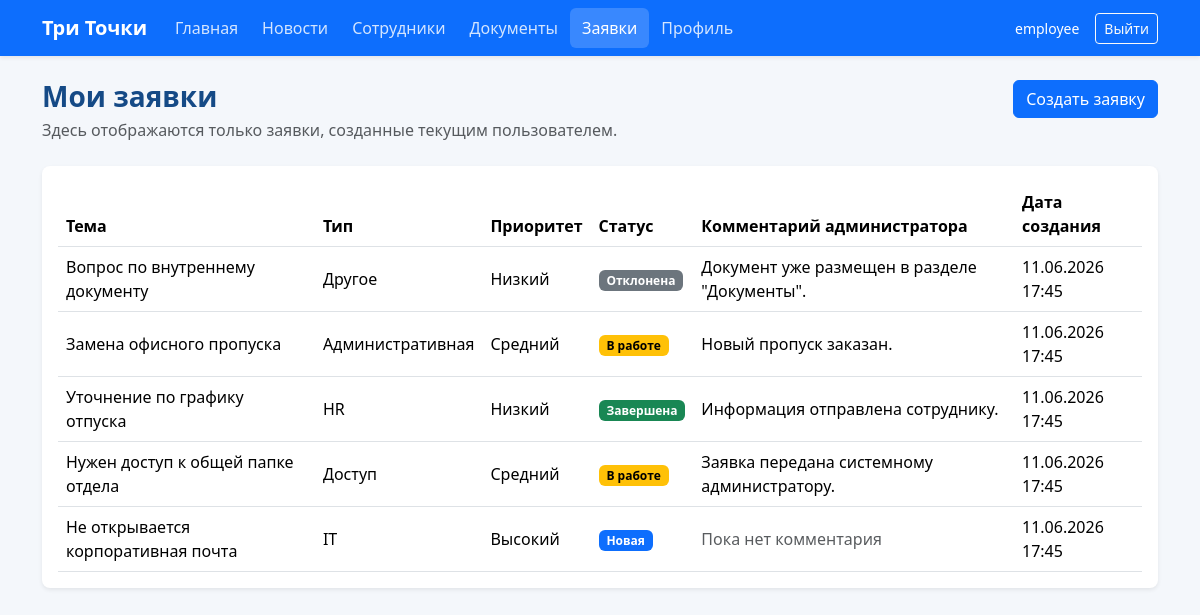
The app's page /tickets/ (signed in), older data.
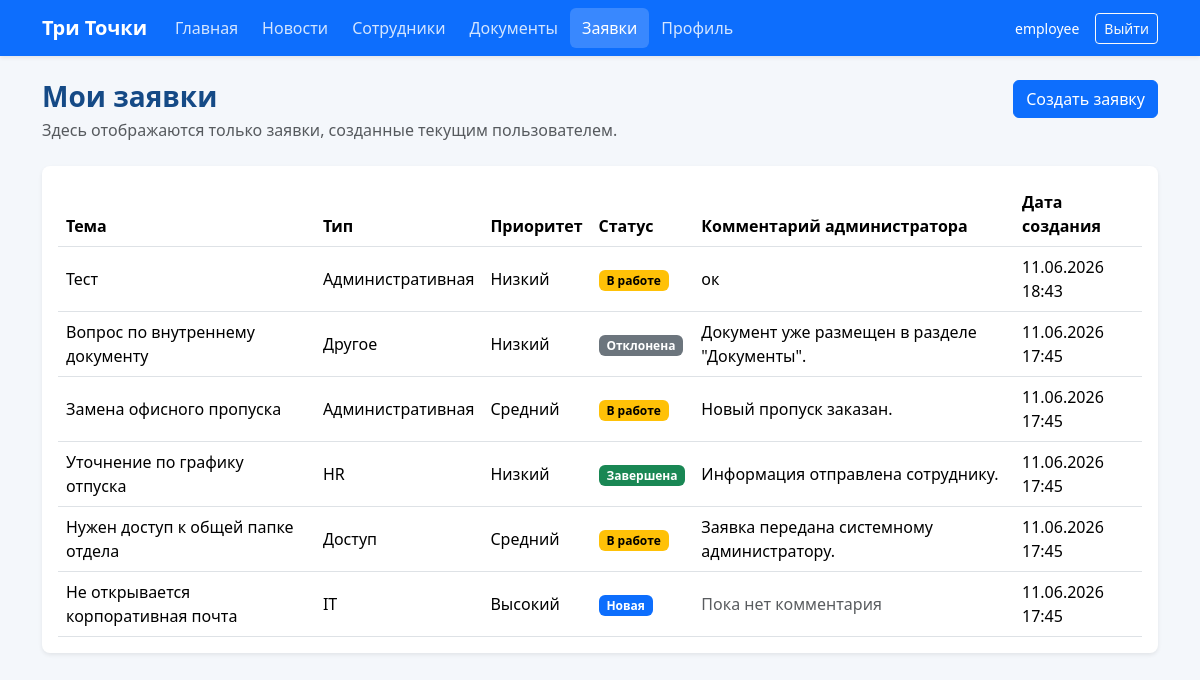
The same page, newer data.
### portal/models.py (models this page shows, shortened)
class Ticket(models.Model):
    TYPE_IT = 'it'
    TYPE_HR = 'hr'
    TYPE_ADMINISTRATIVE = 'administrative'
    TYPE_ACCESS = 'access'
    TYPE_OTHER = 'other'
    PRIORITY_LOW = 'low'
    PRIORITY_MEDIUM = 'medium'
    PRIORITY_HIGH = 'high'
    STATUS_NEW = 'new'
    STATUS_IN_PROGRESS = 'in_progress'
    STATUS_COMPLETED = 'completed'
    STATUS_REJECTED = 'rejected'
    TYPE_CHOICES = [
        (TYPE_IT, 'IT'),
        (TYPE_HR, 'HR'),
        (TYPE_ADMINISTRATIVE, 'Административная'),
        (TYPE_ACCESS, 'Доступ'),
        (TYPE_OTHER, 'Другое'),
    ]
    PRIORITY_CHOICES = [
        (PRIORITY_LOW, 'Низкий'),
        (PRIORITY_MEDIUM, 'Средний'),
        (PRIORITY_HIGH, 'Высокий'),
    ]
    STATUS_CHOICES = [
        (STATUS_NEW, 'Новая'),
        (STATUS_IN_PROGRESS, 'В работе'),
        (STATUS_COMPLETED, 'Завершена'),
        (STATUS_REJECTED, 'Отклонена'),
    ]
    author = models.ForeignKey(
        User,
        on_delete=models.CASCADE,
        related_name='tickets',
        verbose_name='Автор',
    )
    title = models.CharField('Тема заявки', max_length=200)
    description = models.TextField('Описание')
    ticket_type = models.CharField('Тип заявки', max_length=20, choices=TYPE_CHOICES)
    priority = models.CharField(
        'Приоритет',
        max_length=20,
        choices=PRIORITY_CHOICES,
        default=PRIORITY_MEDIUM,
    )
    status = models.CharField(
        'Статус',
        max_length=20,
        choices=STATUS_CHOICES,
        default=STATUS_NEW,
    )
    admin_comment = models.TextField('Комментарий администратора', blank=True)
    created_at = models.DateTimeField('Дата создания', auto_now_add=True)
    updated_at = models.DateTimeField('Дата обновления', auto_now=True)
    class Meta:
        verbose_name = 'Заявка'
        verbose_name_plural = 'Заявки'
        ordering = ['-created_at']
    def status_badge_class(self):
        classes = {
            self.STATUS_NEW: 'text-bg-primary',
            self.STATUS_IN_PROGRESS: 'text-bg-warning',
            self.STATUS_COMPLETED: 'text-bg-success',
            self.STATUS_REJECTED: 'text-bg-secondary',
        }
        return classes.get(self.status, 'text-bg-primary')

### portal/views.py (the view)
# urls.py: path('tickets/', views.tickets_list_view, name='tickets_list'),
@login_required
def tickets_list_view(request):
    if request.user.is_staff:
        tickets = Ticket.objects.select_related('author').all()
        page_title = 'Все заявки'
        page_description = 'Администратор видит заявки всех сотрудников. Статус и комментарий можно изменить через раздел управления.'
    else:
        tickets = Ticket.objects.filter(author=request.user).select_related('author')
        page_title = 'Мои заявки'
        page_description = 'Здесь отображаются только заявки, созданные текущим пользователем.'
    context = {
        'tickets': tickets,
        'page_title': page_title,
        'page_description': page_description,
    }
    return render(request, 'portal/tickets_list.html', context)

### portal/templates/portal/tickets_list.html (shortened to what this page needs)
{% extends 'portal/base.html' %}
{% block content %}
<div class="d-flex justify-content-between align-items-start gap-3 mb-4">
    <div>
        <h1 class="h3 mb-1">{{ page_title }}</h1>
        <p class="text-muted mb-0">{{ page_description }}</p>
    </div>
    <div class="d-flex gap-2">
        <a class="btn btn-primary" href="{% url 'ticket_create' %}">Создать заявку</a>
    </div>
</div>
<div class="card border-0 shadow-sm">
    <div class="card-body">
        {% if tickets %}
            <div class="table-responsive">
                <table class="table align-middle mb-0">
                    <thead>
                    <tr>
                        <th>Тема</th>
                        <th>Тип</th>
                        <th>Приоритет</th>
                        <th>Статус</th>
                        <th>Комментарий администратора</th>
                        <th>Дата создания</th>
                    </tr>
                    </thead>
                    <tbody>
                    {% for ticket in tickets %}
                        <tr>
                            <td>{{ ticket.title }}</td>
                            <td>{{ ticket.get_ticket_type_display }}</td>
                            <td>{{ ticket.get_priority_display }}</td>
                            <td>
                                <span class="badge {{ ticket.status_badge_class }}">{{ ticket.get_status_display }}</span>
                            </td>
                            <td>
                                {% if ticket.admin_comment %}
                                    {{ ticket.admin_comment }}
                                {% else %}
                                    <span class="text-muted">Пока нет комментария</span>
                                {% endif %}
                            </td>
                            <td>{{ ticket.created_at|date:"d.m.Y H:i" }}</td>
                        </tr>
                    {% endfor %}
                    </tbody>
                </table>
            </div>
        {% else %}
            <p class="text-muted mb-0">Заявок пока нет.</p>
        {% endif %}
    </div>
</div>
{% endblock %}

Row changes from the older to the newer data that the page shows:
added Ticket: title "Тест", ticket_type "Административная", priority "Низкий", status "В работе", admin_comment "ок", created_at "11.06.2026 18:43"
